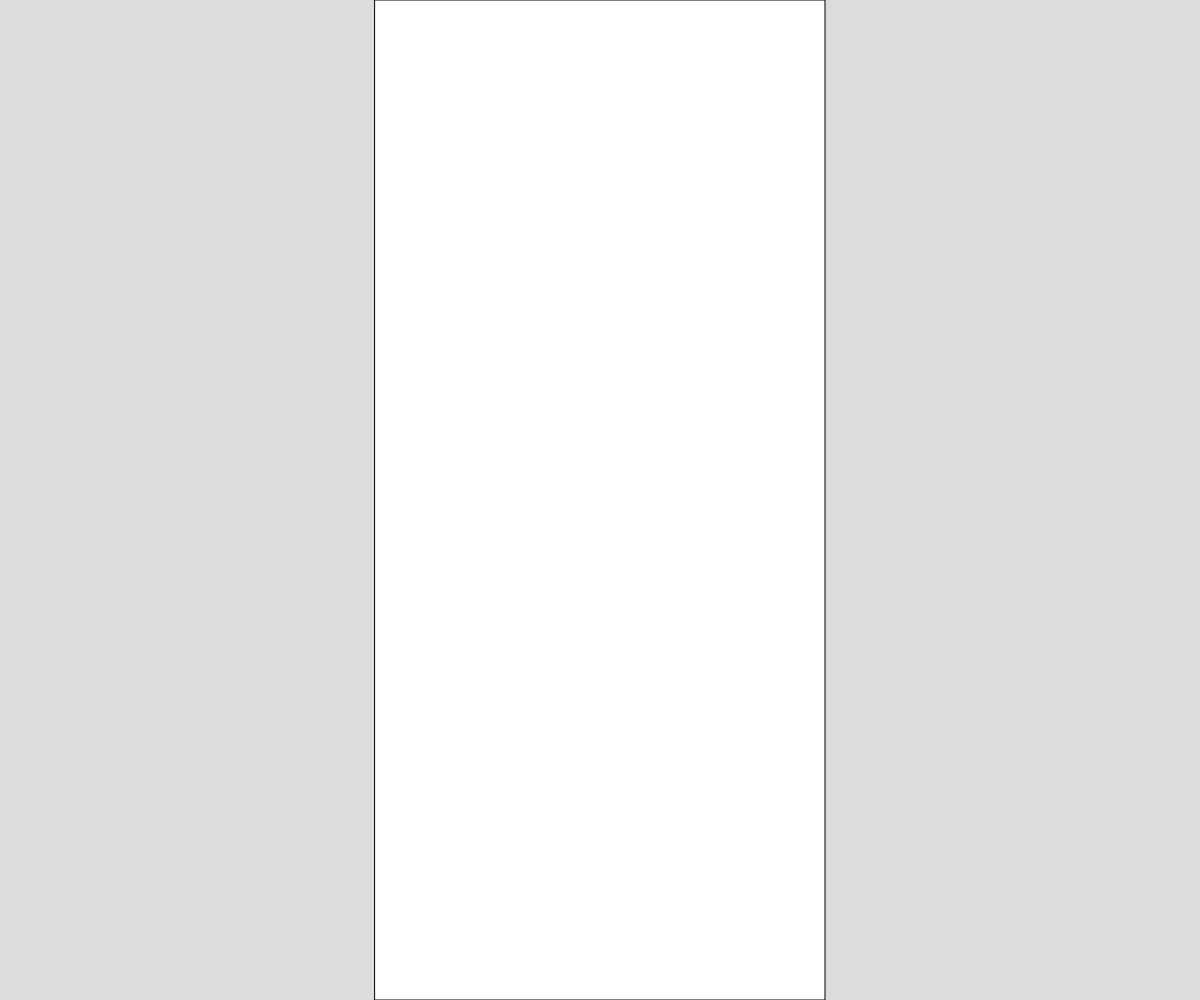
Frame 1 (no input)
Frame 60 (no input): identical to frame 1, image omitted
Frame 120 (the mouse pressed at the canvas centre since frame 60): identical to frame 1, image omitted

The p5.js sketch that drew this single still picture (run headless with seeded random() and noise() and a simulated clock; from frame 60 on, the mouse is pressed at the canvas centre):

// p5.js sketch
// ── sketch.js
// Array and Object notation Assignment
// Rauphel
// Date
//
// Extra for Experts:
// - describe what you did to take this project "above and beyond"

let blockSize = 50;
let spawnHeight;
let screen;
let screenWidth = 450;
let theBlocks = [];
let falling = true;
let dragging = false;
let leftSide = false;
let rightSide = false;

function setup() {
  createCanvas(windowWidth, windowHeight);
  spawnHeight = height/2;
  // screenHeight = height;
  // aBlock = spawnBlocks(width/2);
  screen = createScreen();

}

function draw() {
  background(220);
  // screen();
  fill('white');
  rect(screen.x, screen.y, screen.w, screen.h);

  // gravity();
  // showBlocks();
  // classBlock();

  clearRow();
  for (let aBlock of theBlocks) {
    aBlock.collision();
    aBlock.gravity();
    checkFalling(aBlock);
    moveBlock(aBlock);
    aBlock.show();
    
  }
  // console.log(falling);
}

// function spawnBlocks(x) {
//   let _width = random([1, 2, 3, 4]);  
//   let blocks = {
//     x: x,
//     y: spawnHeight,
//     w: blockSize * _width,
//     h: blockSize,
//     grav: 5,
//   };
//   theBlocks.push(blocks);
//   console.log(theBlocks);
// }

class Block {
  constructor(_x, _y) {
    this.x = _x;
    this.y = _y;
    this.w = blockSize * ceil(random(4));
    this.h = blockSize;
    this.fall = false;
    this.moving = false;
  }

  show() {
    fill('gray');
    rect(this.x, this.y, this.w, this.h);
  }
  
  gravity() {
    if (this.y < height - blockSize) {
      if (!this.fall && !dragging) {
        this.y += 5;
      }
      else {
        let yPos = screen.h - this.y;
        yPos /= blockSize;
        yPos = round(yPos);
        this.y = screen.h - blockSize * yPos;
      }
    }
    else {
      this.y = screen.h - this.h;
      this.fall = true;
    }
  }
  
  collision() {    
    for (let i = 0; i < theBlocks.length; i++) {
      if (this.y !== theBlocks[i].y){ // fix so it falls after it splices a row
        this.fall = fallCollision(this.x, this.y, this.w, this.h, 
          theBlocks[i].x, theBlocks[i].y, theBlocks[i].w, theBlocks[i].h);
      }
      if (this.fall) {
        break;
      }
    } 
  }
}

// function showBlocks() {
//   for (let aBlock of theBlocks) {
//     fill('white');
//     rect(aBlock.x, aBlock.y, aBlock.w, aBlock.h);
//   }
// }

// function gravity() {
//   for (let aBlock of theBlocks) {
//     if (aBlock.y < height - blockSize) {
//       aBlock.y += aBlock.grav;
  
//     }
//   }
// }

function pressBlock() {
  for (let aBlock of theBlocks) {
    if (mouseX >= aBlock.x && mouseX <= aBlock.x + aBlock.w 
        && mouseY >= aBlock.y && mouseY <= aBlock.y + aBlock.h) {
      dragging = true;
      aBlock.moving = true;

    }
  }
}

function moveBlock(aBlock) {
  if (aBlock.moving) {
    let side = sideCollision(aBlock);
    aBlock.x = mouseX - aBlock.w/2;
    if (aBlock.x >= side) {
      aBlock.x = side;
    }

    if (aBlock.x <= screen.x) {
      aBlock.x = screen.x;
    }
    else if (aBlock.x + aBlock.w >= screen.x + screen.w) {
      aBlock.x = screen.x + screen.w - aBlock.w;
    }
  }
}


function mouseReleased() {
  dragging = false;
  for (let aBlock of theBlocks) {
    aBlock.moving = false;
  }
  blockPosistion();
}

function createScreen() {
  // fill('gray');
  // rect(width/2 - screenWidth/2, 0, screenWidth, screenHeight);
  let screen = {
    x: width/2 - screenWidth/2,
    y: 0,
    w: screenWidth,
    h: height,
  };
  return screen;
}

function blockPosistion() {
  for (let aBlock of theBlocks) {
    let xPos = aBlock.x - screen.x;
    if (xPos % blockSize !== 0) {
      xPos /= blockSize;
      xPos = round(xPos);
      xPos *= blockSize;
      xPos += screen.x;
      
      aBlock.x = xPos;
    }
  }
}

function mousePressed() {
  if (mouseButton === LEFT && !falling) {
    pressBlock();
  }
  if (mouseButton === CENTER) {
    // spawnBlocks(width/2);
    theBlocks.push(new Block(width/2, 0));
    console.log(screen.h - blockSize);
  }
}

// function classBlock() {
//   if (keyIsDown(32)) {
//     console.log(theBlocks);
//   }
// }


// Code and logic of collisions taken from the Jeffrey thompson collision; rectangle/rectangle
function fallCollision(r1x, r1y, r1w, r1h, r2x, r2y, r2w, r2h) {
  const COLLISION_BUFFER = 0.1;
  r1x += COLLISION_BUFFER;
  r1w -= COLLISION_BUFFER;
  r2x += COLLISION_BUFFER;
  r2w -= COLLISION_BUFFER;

  if (r1y < r2y && 
      r1x + r1w >= r2x &&    // r1 right edge past r2 left
      r1x <= r2x + r2w &&
      r1y + r1h >= r2y &&       // r1 top edge past r2 bottom
      r1y <= r2y + r2h) {
    return true;
  }
  // console.log(false);
  return false;
}

function sideCollision(movingBlock) {
  let edge;
  for (let i = 0; i < theBlocks.length && theBlocks.length > 1 ; i++) {
    if (movingBlock.y === theBlocks[i].y && movingBlock !== theBlocks[i]) {
      if (movingBlock.x + movingBlock.w >= theBlocks[i].x && movingBlock.x <= theBlocks[i].x) {
        edge = theBlocks[i].x - movingBlock.w;
        // movingBlock.x = theBlocks[i].x - movingBlock.w;
      }
      else if (movingBlock.x <= theBlocks[i].x + theBlocks[i].w && movingBlock.x >= theBlocks[i].x) {
        edge = theBlocks[i].x + theBlocks[i].w;
        // movingBlock.x = theBlocks[i].x + theBlocks[i].w;
      }
    }
  }
  return edge;
}

function keyPressed() {
  if (keyCode === 32) {
    theBlocks.pop();
  }
  if (keyCode === 68) {
    console.log(theBlocks);
  }
}

function clearRow() {
  if (!falling) {
    for (let row = screen.h - blockSize; row > 0; row -= blockSize) {
      let rowWidth = 0;
      let indices = [];
      for (let i = 0; i < theBlocks.length; i++) {
        // console.log(theBlocks[i].y);
        // console.log(row);
        if (theBlocks[i].y === row) {
          rowWidth += theBlocks[i].w;
          indices.push(i);
          // console.log(true);
        }
  
      }
      if (rowWidth === screen.w) {
        console.log(rowWidth === screen.w);
        for (let i = 0; i < indices.length; i++) {
          theBlocks.splice(indices[i], 1);
          if (i !== indices.length - 1) {
            indices[i+1] -= 1 + i;
          }
        }
        for (let aBlock of theBlocks) {
          aBlock.fall = false;
        }
      }
    }
  }
}

function checkFalling(aBlock) {
  if (aBlock.fall === true) {
    falling = false;
  }
  if (aBlock.fall === false) {
    falling = true;
  } 
}
